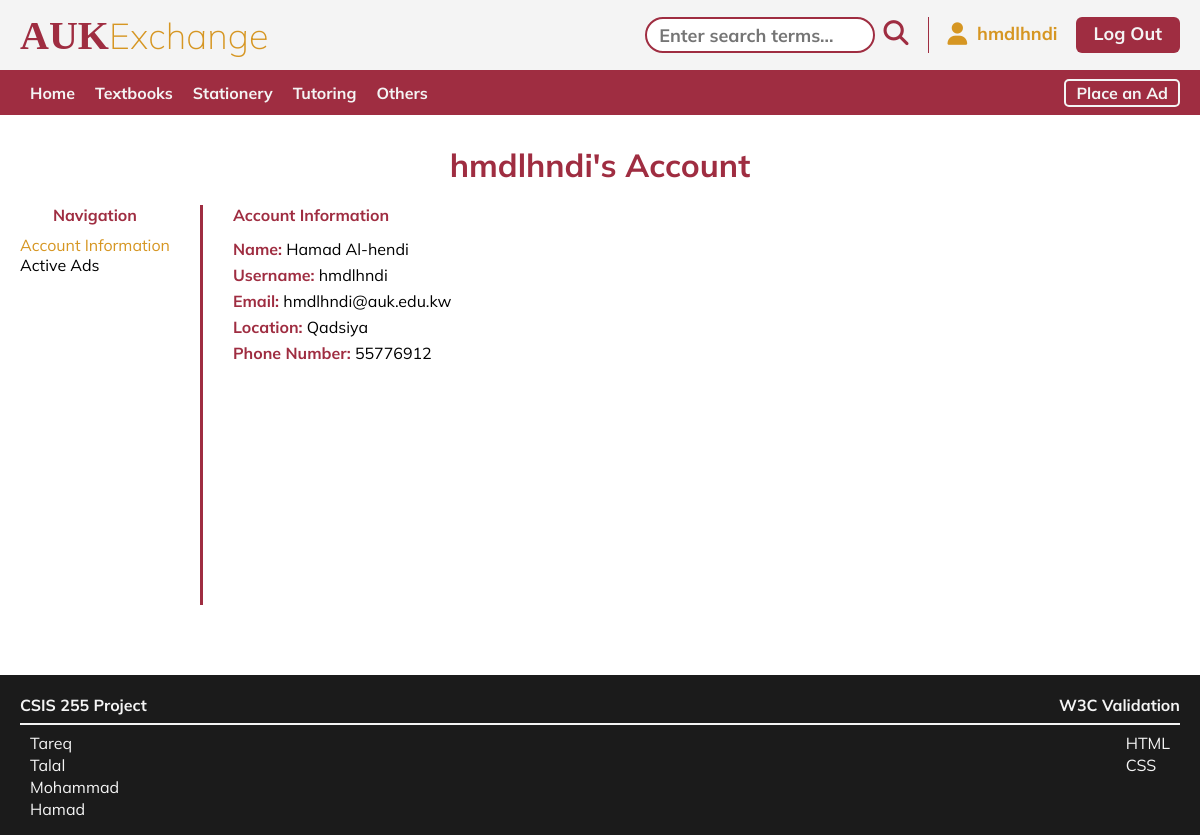
/account.php (signed in), run on the app's committed database.
### tables this page shows
CREATE TABLE `accounts` (
  `ID` int(11) NOT NULL,
  `Username` varchar(20) NOT NULL,
  `Fname` varchar(20) NOT NULL,
  `Lname` varchar(20) NOT NULL,
  `Email` varchar(50) NOT NULL,
  `Location` varchar(50) NOT NULL,
  `Phone_Num` bigint(20) NOT NULL,
  `Password` varchar(50) NOT NULL
);

### functions.php (called while the page is built, shortened)
<?php
function check_login($con)
{
    if (isset($_SESSION['ID'])) {
        $id = $_SESSION['ID'];
        $query = "SELECT * FROM accounts WHERE ID = '$id'";
        $result = mysqli_query($con, $query);
        if ($result && mysqli_num_rows($result) > 0) {
            $user_data = mysqli_fetch_array($result);
            return $user_data;
        }
    }
}
?>

### account.php (the view, shortened to what this page needs)
<?php
include("connection.php");
include("functions.php");
$_user_data = check_login($con);
?>
<!DOCTYPE html>
<html lang="en">
<head>
    <link rel="stylesheet" href="style.css" />
</head>
<body>
    <nav class="top-nav">
        <div class="top-nav_content container">
            <h2 class="top-nav_logo"><span class="logo-span">AUK</span>Exchange</h2>
            <ul class="top-nav_list">
                <li class="top-nav_item1">
                    <form action="search.php" method="GET">
                        <input type="text" name="search" id="search" placeholder="Enter search terms..." required />
                        <button type="submit"><i class="fas fa-search"></i></button>
                    </form>
                </li>
                <?php if (isset($_user_data['ID'])) { ?>
                <li class="top-nav_item2"><a class="highlight-dark-yellow" href="account.php"><i
                            class="fas fa-user fa-lg"></i>&nbsp; <?php echo $_user_data['Username'] ?></a></li>
                <li class="top-nav_item3"><a href="logout.php">Log Out</a></li>
                <?php } else { ?>
                <li class="top-nav_item2"><a href="login.php">Log In</a></li>
                <li class="top-nav_item3"><a href="signup.php">Sign Up</a></li>
                <?php } ?>
            </ul>
        </div>
    </nav>
    <nav class="bottom-nav">
        <div class="bottom-nav_content container">
            <ul class="bottom-nav_list">
                <li><a href="homepage.php">Home</a></li>
                <li><a href="book.php">Textbooks</a></li>
                <li>
                    <a href="stationery.php">Stationery</a>
                </li>
                <li><a href="tutoring.php">Tutoring</a></li>
                <li><a href="other.php">Others</a></li>
                <li class="bottom-nav_lastitem"><a <?php if (isset($_user_data['ID'])) { ?> href="create_ad.php"
                        <?php } else { ?> href="login.php" <?php } ?>>Place an Ad</a></li>
            </ul>
        </div>
    </nav>
    <main class="account_main container">
        <h1 class="account_heading"><?php echo $_user_data['Username'] ?>'s Account</h1>
        <div class="account_content">
            <ul class="account_list">
                <li class="first-item">Navigation</li>
                <li><a class="highlight-dark-yellow" href="account.php">Account Information</a></li>
                <li><a href="active_ads.php">Active Ads</a></li>
            </ul>
            <ul class="account_info">
                <li class="account_info_title">Account Information</li>
                <li>
                    <span>Name:</span> <?php echo $_user_data['Fname'] ?> <?php echo $_user_data['Lname'] ?>
                </li>
                <li><span>Username:</span> <?php echo $_user_data['Username'] ?> </li>
                <li>
                    <span>
                        Email:</span> <?php echo $_user_data['Email'] ?>
                </li>
                <li><span>Location:</span> <?php echo $_user_data['Location'] ?></li>
                <li><span>Phone Number:</span> <?php echo $_user_data['Phone_Num'] ?></li>
            </ul>
        </div>
    </main>
    <footer class=" footer">
        <div class="footer-content container">
            <div class="footer-title">
                <h4 class="footer-title_subject">CSIS 255 Project</h4>
                <h4 class="footer-title_validation">W3C Validation</h4>
            </div>
            <div class="footer-details">
                <ul class="footer-details-names">
                    <li>Tareq</li>
                    <li>Talal</li>
                    <li>Mohammad</li>
                    <li>Hamad</li>
                </ul>
                <ul class="footer-details-icons">
                    <li>HTML</li>
                    <li>CSS</li>
                </ul>
            </div>
        </div>
    </footer>
</body>
</html>

### style.css (style rules this page uses)
* { box-sizing: border-box; margin: 0; padding: 0; }
body { font-family: Mulish, "Trebuchet MS", sans-serif; }
a { text-decoration: none; color: #000; }
.container { max-width: 1200px; padding: 0 20px; margin: auto; }
.highlight-dark-yellow { color: #d69622 !important; }
.top-nav { background-color: #f4f4f4; }
.top-nav_content { display: flex; justify-content: space-between; align-items: center; height: 70px; }
.top-nav_logo { color: #d69622; font-weight: lighter; font-size: 36px; }
.logo-span { color: #9f2d41; font-family: "Times New Roman", Times, serif; font-weight: bold; font-size: 40px; }
.top-nav_list { display: flex; justify-content: end; list-style: none; }
.top-nav_item1 input[type="text"] { border: 2px solid #9f2d41; font-weight: bold; font-size: 18px; padding-left: 12px; margin-right: 4px; outline: none; font-family: Mulish; border-radius: 50px; height: 36px; }
.top-nav_item1 { padding-right: 20px; }
.top-nav_item1 button { background-color: transparent; border: none; cursor: pointer; color: #9f2d41; font-size: 25px; }
.top-nav_item2, .top-nav_item3 { padding: 5px 18px; font-size: 18px; font-weight: bold; }
.top-nav_item2 { border-left: solid 1px #9f2d41; }
.top-nav_item3 { background-color: #9f2d41; border-radius: 6px; }
.top-nav_item3 a { color: #f4f4f4; }
.bottom-nav { background-color: #9f2d41; }
.bottom-nav_content { height: 45px; display: flex; align-items: center; }
.bottom-nav_list { list-style: none; width: 100%; display: flex; }
.bottom-nav_list a { color: #f4f4f4; font-weight: bold; padding: 0 10px; }
.bottom-nav_lastitem { margin-left: auto; }
.bottom-nav_lastitem a { padding: 2px 10px; color: #f4f4f4; border: solid 2px #f4f4f4; border-radius: 5px; }
.footer { background-color: #1b1b1b; }
.footer-content { padding: 20px 20px; height: 160px; color: #f4f4f4; }
.footer-title { display: flex; justify-content: space-between; border-bottom: 2px solid #f4f4f4; }
.footer-title > * { padding-bottom: 8px; }
.footer-details { display: flex; justify-content: space-between; }
.footer-content ul { list-style: none; padding-top: 8px; }
.footer-details-names { padding-left: 10px; }
.footer-details-icons { padding-right: 10px; }
.footer-details li { font-size: 16px; padding-bottom: 2px; }
.account_main { min-height: 70vh; }
.account_heading { color: #9f2d41; text-align: center; padding: 30px 0 20px 0; }
.account_content { display: flex; }
.account_content ul { list-style: none; }
.account_list { padding-right: 30px; height: 50vh; }
.account_list .first-item { font-weight: bold; margin-bottom: 10px; color: #9f2d41; text-align: center; }
.account_info { padding-left: 30px; border-left: #9f2d41 solid 3px; }
.account_info li { margin-bottom: 6px; }
.account_info_title { font-weight: bold; padding-bottom: 8px; color: #9f2d41; }
.account_info span { font-weight: bold; color: #9f2d41; }

### data on the page
accounts: Username "hmdlhndi", Fname "Hamad", Lname "Al-hendi", Email "hmdlhndi@auk.edu.kw", Location "Qadsiya", Phone_Num "55776912"
